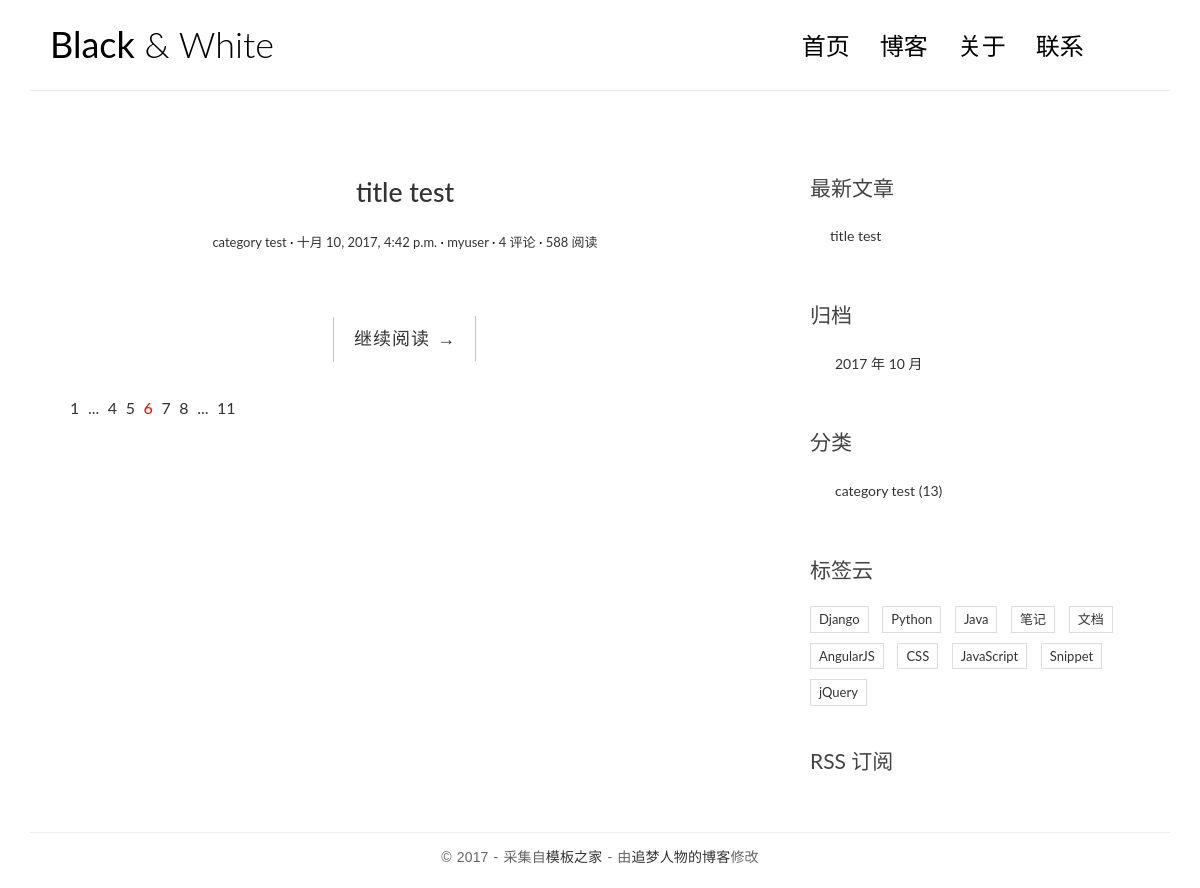
/, run on an earlier commit of the app's database.
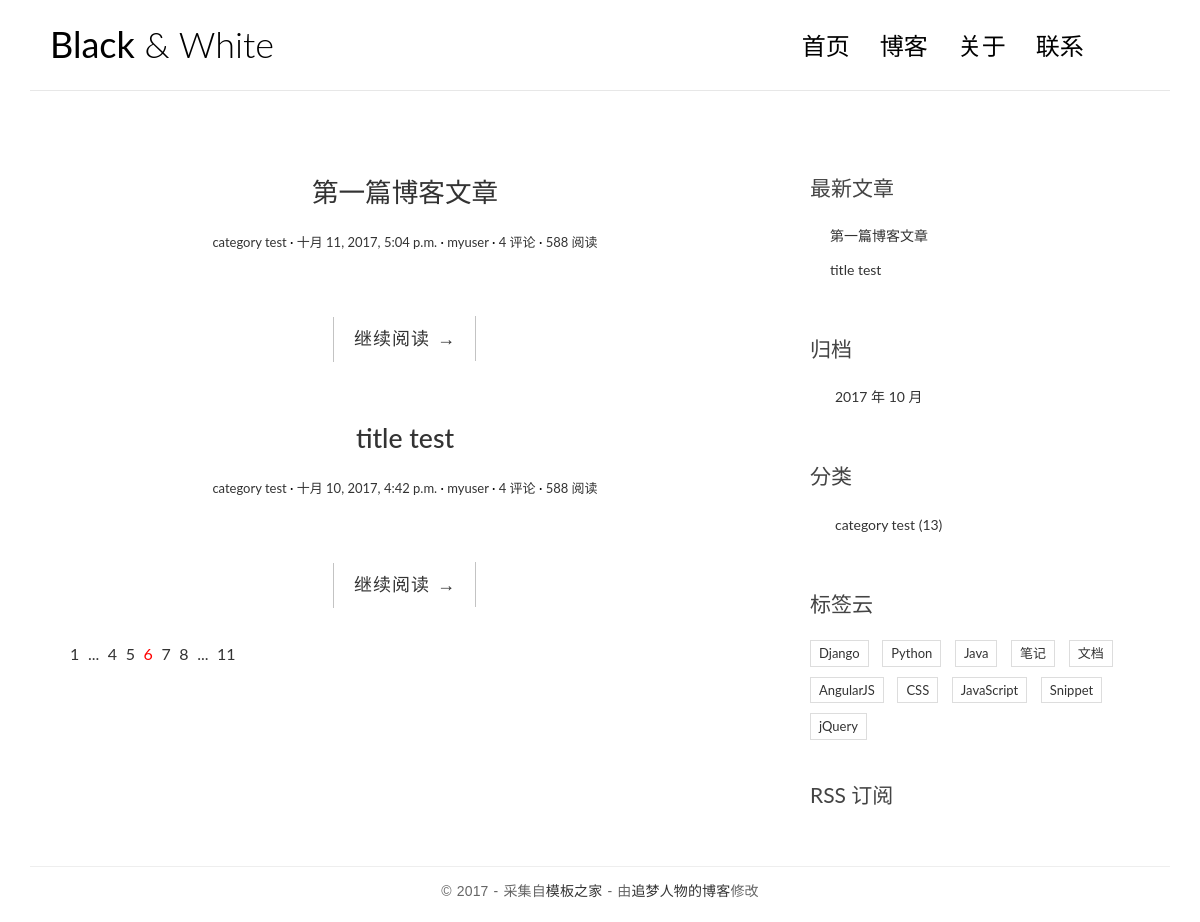
And on a later commit of the database.
### blog/models.py (models this page shows, shortened)
class Post(models.Model):
    title = models.CharField(max_length=70)
    body = models.TextField()
    created_time = models.DateTimeField()
    modified_time = models.DateTimeField()
    excerpt =models.CharField(max_length=200,blank=True)
    category = models.ForeignKey(Category)
    tags = models.ManyToManyField(Tag,blank = True)
    author = models.ForeignKey(User)
    def get_absolute_url(self):
        return reverse('blog:detail',kwargs={'pk':self.pk})
    class Meta:
        ordering = ['-created_time']

class Category(models.Model):
    name = models.CharField(max_length = 100)

### blog/views.py (the view)
# urls.py: url(r'^$',views.index,name='index'),
def index(request):
    post_list=Post.objects.all().order_by('-created_time')
    return render(request,'blog/index.html',context={
            'title':'Black &amp; White',
            'post_list':post_list
        })

### blog/templatetags/blog_tags.py (called while the page is built)
@register.simple_tag
def get_recent_posts(num=5):
    return Post.objects.all().order_by('-created_time')[:num]

@register.simple_tag
def archives():
    return Post.objects.dates('created_time','month',order='DESC')

@register.simple_tag
def get_categories():
    return Category.objects.all()

### templates/blog/index.html (shortened to what this page needs)
{% extends 'base.html' %}
{% block main %}
{% for post in post_list %}
  <article class="post post-{{ post.pk }}">
    <header class="entry-header">
        <h1 class="entry-title">
            <a href="{{ post.get_absolute_url }}">{{ post.title }}</a>
        </h1>
        <div class="entry-meta">
            <span class="post-category"><a href="#">{{ post.category.name }}</a></span>
            <span class="post-date"><a href="#"><time class="entry-date"
                                                      datetime="{{ post.created_time }}">{{ post.created_time }}</time></a></span>
            <span class="post-author"><a href="#">{{ post.author }}</a></span>
            <span class="comments-link"><a href="#">4 评论</a></span>
            <span class="views-count"><a href="#">588 阅读</a></span>
        </div>
    </header>
    <div class="entry-content clearfix">
        <div class="read-more cl-effect-14">
            <a href="{{ post.get_absolute_url }}" class="more-link">继续阅读 <span class="meta-nav">→</span></a>
        </div>
    </div>
  </article>
{% empty %}
  <div class="no-post">
    暂时还没有发布文章！
  </div>
{% endfor %}
<div class="pagination">
    <ul>
        <li><a href="">1</a></li>
        <li><a href="">...</a></li>
        <li><a href="">4</a></li>
        <li><a href="">5</a></li>
        <li class="current"><a href="">6</a></li>
        <li><a href="">7</a></li>
        <li><a href="">8</a></li>
        <li><a href="">...</a></li>
        <li><a href="">11</a></li>
    </ul>
</div>
{% endblock main %}

### templates/base.html (shortened to what the changed rows need)
{% load staticfiles %}
{% load blog_tags %}
<!DOCTYPE html>
<html>
<head>
    <link rel="stylesheet" href="{% static 'blog/css/bootstrap.min.css' %}">
    <link rel="stylesheet" href="http://code.ionicframework.com/ionicons/2.0.1/css/ionicons.min.css">
    <link rel="stylesheet" href="{% static 'blog/css/pace.css' %}">
    <link rel="stylesheet" href="{% static 'blog/css/custom.css' %}">
    <link rel="stylesheet" href="{% static 'blog/css/highlights/github.css' %}">
</head>
<body>
<div class="container">
    <header id="site-header">
        <div class="row">
            <div class="col-md-4 col-sm-5 col-xs-8">
                <div class="logo">
                    <h1><a href="{% url 'blog:index' %}"><b>Black</b> &amp; White</a></h1>
                </div>
            </div>
        </div>
    </header>
</div>
<div class="content-body">
    <div class="container">
        <div class="row">
            <main class="col-md-8">
              {% block main %}
              {% endblock main %}
            </main>
            <aside class="col-md-4">
                <div class="widget widget-recent-posts">
                    {% get_recent_posts as recent_post_list %}
                    <ul>
                        {% for post in recent_post_list %}
                        <li>
                            <a href="{{ post.get_absolute_url }}">{{ post.title }}</a>
                        </li>
                        {% empty %}
                        暂无文章！
                        {% endfor %}
                    </ul>
                </div>
                <div class="widget widget-archives">
                    {% archives as date_list %}
                    <ul>
                        {% for date in date_list %}
                        <li>
                            <a href="{% url 'blog:archives' date.year date.month %}">
                              {{date.year}} 年 {{date.month}} 月
                            </a>
                        </li>
                        {% empty %}
                        暂无归档！
                        {% endfor %}
                    </ul>
                </div>
                <div class="widget widget-category">
                    {% get_categories as category_list %}
                    <ul>
                        {% for category in category_list %}
                        <li>
                            <a href="{% url 'blog:category' category.pk %}">{{ category.name }} <span class="post-count">(13)</span></a>
                        </li>
                        {% empty %}
                        暂无分类！
                        {% endfor %}
                    </ul>
                </div>
            </aside>
        </div>
    </div>
</div>
</body>
</html>

What changed in the data, as far as the page shows it:
added Post: title "第一篇博客文章", category.name "category test", created_time "十月 11, 2017, 5:04 p.m.", author "myuser"
